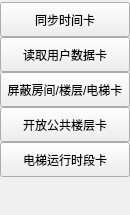
          <widget class="QWidget" name="wid_toolcard_group" native="true">
           <property name="minimumSize">
            <size>
             <width>130</width>
             <height>0</height>
            </size>
           </property>
           <property name="maximumSize">
            <size>
             <width>130</width>
             <height>16777215</height>
            </size>
           </property>
           <property name="styleSheet">
            <string notr="true"/>
           </property>
           <layout class="QVBoxLayout" name="verticalLayout_49">
            <property name="spacing">
             <number>0</number>
            </property>
            <property name="leftMargin">
             <number>0</number>
            </property>
            <property name="topMargin">
             <number>0</number>
            </property>
            <property name="rightMargin">
             <number>0</number>
            </property>
            <property name="bottomMargin">
             <number>0</number>
            </property>
            <item>
             <widget class="QPushButton" name="btn_maketoolcard_syntime">
              <property name="minimumSize">
               <size>
                <width>0</width>
                <height>35</height>
               </size>
              </property>
              <property name="maximumSize">
               <size>
                <width>16777215</width>
                <height>30</height>
               </size>
              </property>
              <property name="text">
               <string>同步时间卡</string>
              </property>
             </widget>
            </item>
            <item>
             <widget class="QPushButton" name="btn_maketoolcard_readcard">
              <property name="minimumSize">
               <size>
                <width>0</width>
                <height>35</height>
               </size>
              </property>
              <property name="maximumSize">
               <size>
                <width>16777215</width>
                <height>30</height>
               </size>
              </property>
              <property name="text">
               <string>读取用户数据卡</string>
              </property>
             </widget>
            </item>
            <item>
             <widget class="QPushButton" name="btn_maketoolcard_maskroom">
              <property name="minimumSize">
               <size>
                <width>0</width>
                <height>35</height>
               </size>
              </property>
              <property name="maximumSize">
               <size>
                <width>16777215</width>
                <height>30</height>
               </size>
              </property>
              <property name="text">
               <string>屏蔽房间/楼层/电梯卡</string>
              </property>
             </widget>
            </item>
            <item>
             <widget class="QPushButton" name="btn_maketoolcard_openfloor">
              <property name="minimumSize">
               <size>
                <width>0</width>
                <height>35</height>
               </size>
              </property>
              <property name="maximumSize">
               <size>
                <width>16777215</width>
                <height>30</height>
               </size>
              </property>
              <property name="text">
               <string>开放公共楼层卡</string>
              </property>
             </widget>
            </item>
            <item>
             <widget class="QPushButton" name="btn_maketoolcard_elevtimeallow">
              <property name="sizePolicy">
               <sizepolicy hsizetype="Expanding" vsizetype="Fixed">
                <horstretch>0</horstretch>
                <verstretch>0</verstretch>
               </sizepolicy>
              </property>
              <property name="minimumSize">
               <size>
                <width>0</width>
                <height>35</height>
               </size>
              </property>
              <property name="maximumSize">
               <size>
                <width>16777215</width>
                <height>30</height>
               </size>
              </property>
              <property name="text">
               <string>电梯运行时段卡</string>
              </property>
             </widget>
            </item>
            <item>
             <spacer name="verticalSpacer_2">
              <property name="orientation">
               <enum>Qt::Vertical</enum>
              </property>
              <property name="sizeHint" stdset="0">
               <size>
                <width>20</width>
                <height>40</height>
               </size>
              </property>
             </spacer>
            </item>
           </layout>
          </widget>
